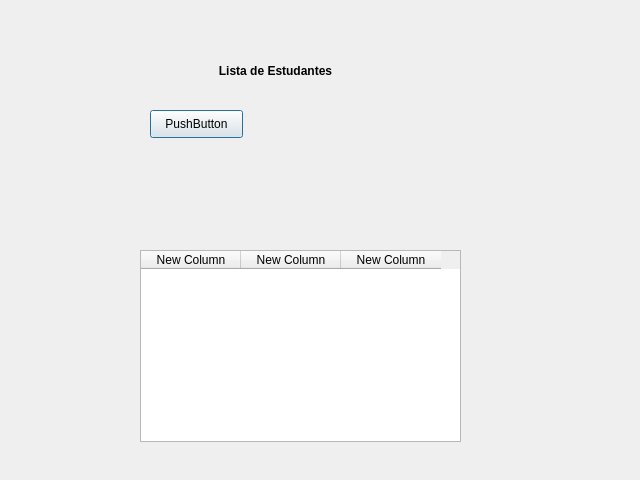
<?xml version="1.0" encoding="UTF-8"?>
<ui version="4.0">
 <class>Dialog</class>
 <widget class="QDialog" name="Dialog">
  <property name="geometry">
   <rect>
    <x>0</x>
    <y>0</y>
    <width>640</width>
    <height>480</height>
   </rect>
  </property>
  <property name="windowTitle">
   <string>Dialog</string>
  </property>
  <widget class="QLabel" name="label">
   <property name="geometry">
    <rect>
     <x>180</x>
     <y>50</y>
     <width>191</width>
     <height>41</height>
    </rect>
   </property>
   <property name="font">
    <font>
     <pointsize>9</pointsize>
     <weight>75</weight>
     <bold>true</bold>
    </font>
   </property>
   <property name="text">
    <string>Lista de Estudantes</string>
   </property>
   <property name="alignment">
    <set>Qt::AlignCenter</set>
   </property>
  </widget>
  <widget class="QTableWidget" name="tableWidget">
   <property name="geometry">
    <rect>
     <x>140</x>
     <y>250</y>
     <width>321</width>
     <height>192</height>
    </rect>
   </property>
   <column>
    <property name="text">
     <string>New Column</string>
    </property>
   </column>
   <column>
    <property name="text">
     <string>New Column</string>
    </property>
   </column>
   <column>
    <property name="text">
     <string>New Column</string>
    </property>
   </column>
  </widget>
  <widget class="QPushButton" name="pushButton">
   <property name="geometry">
    <rect>
     <x>150</x>
     <y>110</y>
     <width>93</width>
     <height>28</height>
    </rect>
   </property>
   <property name="text">
    <string>PushButton</string>
   </property>
  </widget>
 </widget>
 <resources/>
 <connections/>
</ui>
